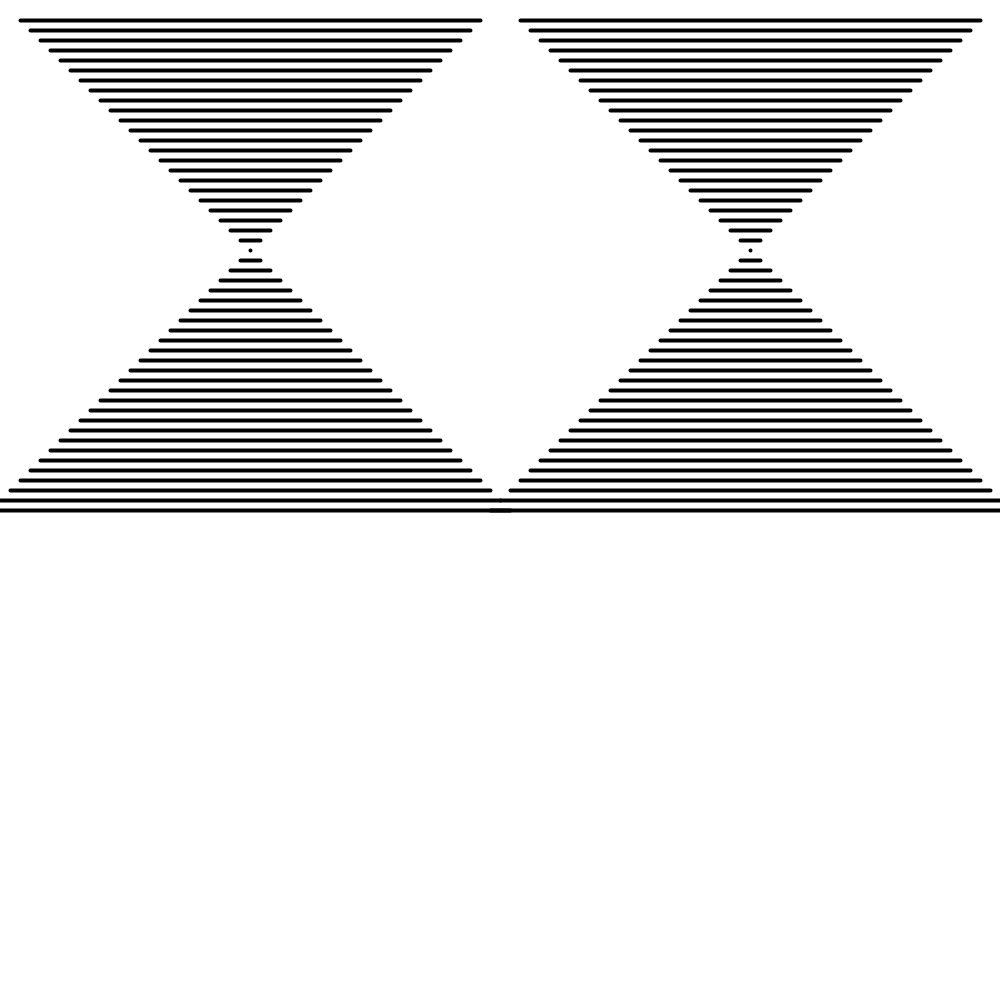
Frame 1 (no input)
Frame 60 (the mouse pressed at the canvas centre just before this capture): identical to frame 1, image omitted
Frame 120 (the mouse held since frame 60 and released just before this capture): identical to frame 1, image omitted

The Processing sketch that drew this single still picture (run headless with seeded random() and noise(); from frame 60 on, the mouse is pressed at the canvas centre):

// Processing sketch: Final_ResidencyProject_Object2
// ── Final_ResidencyProject_Object2.pde
void setup () {
  size(1000,1000);
}

void draw() {
  background(255);
  smooth();
  strokeCap(ROUND);
  strokeWeight(4);
  for (int i = 0; i < 500; i = i + 10) {
    line(i + 20, i + 20, 500 - (20 +i), 20 + i);
    line(i + 520, i +20, 1000 - (20+i), 20 + i);
  }
  
}
